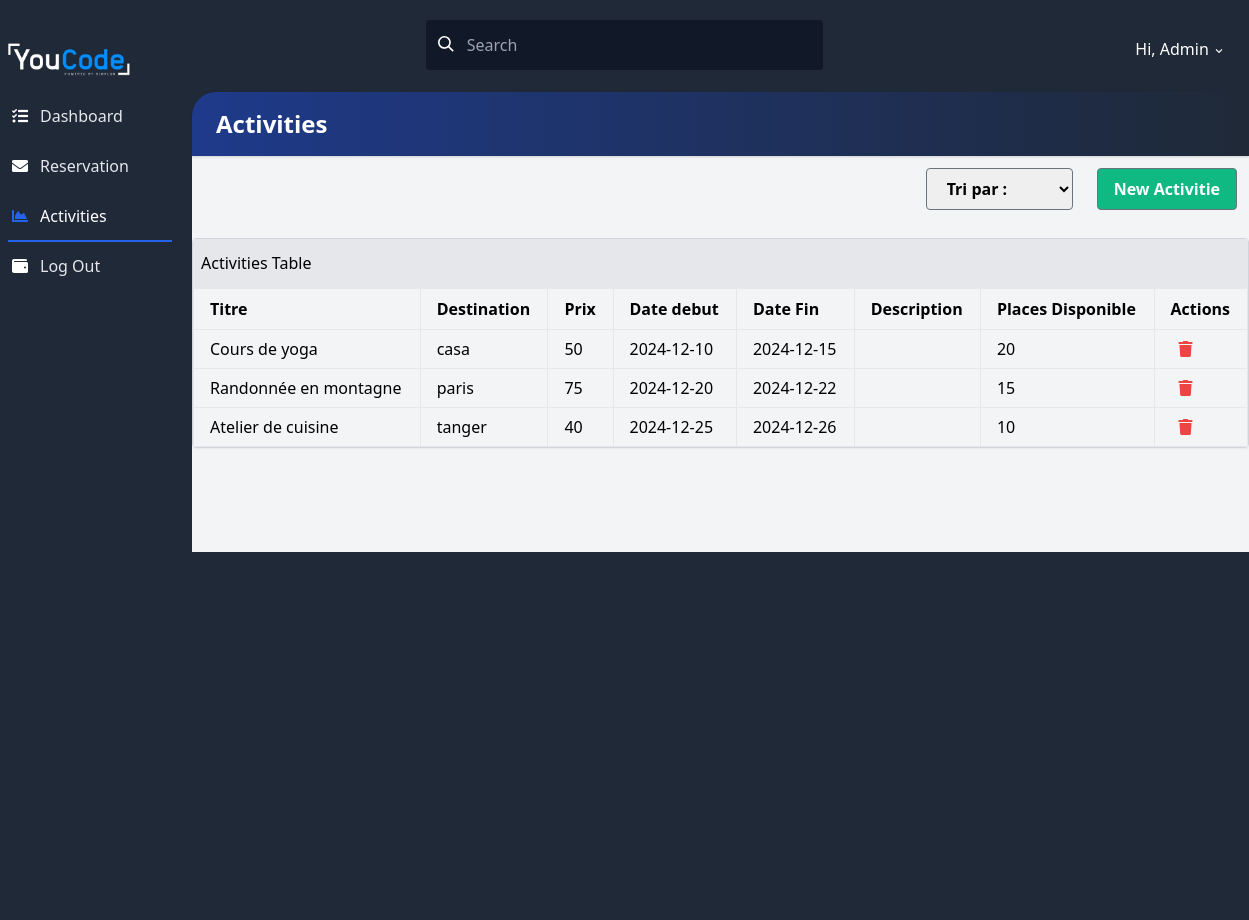
The page /code/activities.php on the database its author committed.
### tables this page shows
create table IF NOT EXISTS activites(
id_activite INT  primary key not null auto_increment,
titre varchar(150),
description text,
destination varchar(100),
prix decimal(10.2) not null,
date_debut date,
date_fin date ,
places_disponibles INT not null 
);

### code/activities.php (the view, shortened to what this page needs)
<?php
require("connection.php");
?>
<!DOCTYPE html>
<html lang="en">
<head>
    <link rel="stylesheet" href="https://use.fontawesome.com/releases/v5.3.1/css/all.css">
    <link rel="stylesheet" href="https://unpkg.com/tailwindcss@2.2.19/dist/tailwind.min.css" />
    <link href="https://afeld.github.io/emoji-css/emoji.css" rel="stylesheet">
</head>
<body class="bg-gray-800 font-sans leading-normal tracking-normal mt-12">
    <header>
        <nav aria-label="menu nav" class="bg-gray-800 pt-2 md:pt-1 pb-1 px-1 mt-0 h-auto fixed w-full z-20 top-0 ">
            <div class="flex flex-wrap items-center">
            <div class="flex flex-shrink md:w-1/3 justify-center md:justify-start text-white">
                    <a href="#" aria-label="Home">
                        <span class="text-xl pl-2"><img src="../assets/youcode.png" alt="logo" width="130"></span>
                    </a>
                </div>
                <div class="flex flex-1 md:w-1/3 justify-center md:justify-start text-white px-2 pt-4">
                    <span class="relative w-full">
                        <form action="">
                        <input aria-label="search" type="search" id="search" placeholder="Search"
                            class="w-full bg-gray-900 text-white transition border border-transparent focus:outline-none focus:border-gray-400 rounded py-3 px-2 pl-10 appearance-none leading-normal">
                            <div class="absolute search-icon" style="top: 1rem; left: .8rem;">
                            <svg class="fill-current pointer-events-none text-white w-4 h-4"
                                xmlns="http://www.w3.org/2000/svg" viewBox="0 0 20 20">
                                <path
                                    d="M12.9 14.32a8 8 0 1 1 1.41-1.41l5.35 5.33-1.42 1.42-5.33-5.34zM8 14A6 6 0 1 0 8 2a6 6 0 0 0 0 12z">
                                </path>
                            </svg>
                        </div>
                        </form>
                    </span>
                </div>
                <div class="flex w-full pt-2 content-center justify-between md:w-1/3 md:justify-end">
                    <ul class="list-reset flex justify-between flex-1 md:flex-none items-center">
                        <li class="flex-1 md:flex-none md:mr-3">
                            <div class="relative inline-block">
                                <button onclick="toggleDD('myDropdown')" class="drop-button text-white py-2 px-2"> <span
                                        class="pr-2"><i class="em em-robot_face"></i></span> Hi, Admin <svg
                                        class="h-3 fill-current inline" xmlns="http://www.w3.org/2000/svg"
                                        viewBox="0 0 20 20">
                                        <path
                                            d="M9.293 12.95l.707.707L15.657 8l-1.414-1.414L10 10.828 5.757 6.586 4.343 8z" />
                                    </svg></button>
                            </div>
                        </li>
                    </ul>
                </div>
            </div>
        </nav>
    </header>
    <main class="">
        <div class="flex flex-col md:flex-row">
            <nav aria-label="alternative nav">
                <div
                    class="bg-gray-800  h-20 fixed bottom-0 mt-12 md:relative md:h-screen z-10 w-full md:w-48 content-center">
                    <div
                        class="md:mt-20 md:w-48 md:fixed md:left-0 md:top-0 content-center md:content-start text-left justify-between">
                        <ul
                            class="list-reset flex flex-row md:flex-col pt-3 md:py-3 px-1 md:px-2 text-center md:text-left">
                            <li class="mr-3 flex-1">
                                <a href="../index.php"
                                    class="block py-1 md:py-3 pl-1 align-middle text-white no-underline hover:text-white border-b-2 border-gray-800 hover:border-pink-500">
                                    <i class="fas fa-tasks pr-0 md:pr-3"></i><span
                                        class="pb-1 md:pb-0 text-xs md:text-base text-gray-400 md:text-gray-200 block md:inline-block">Dashboard</span>
                                </a>
                            </li>
                            <li class="mr-3 flex-1">
                                <a href="./reservations.php"
                                    class="block py-1 md:py-3 pl-1 align-middle text-white no-underline hover:text-white border-b-2 border-gray-800 hover:border-purple-500">
                                    <i class="fa fa-envelope pr-0 md:pr-3"></i><span
                                        class="pb-1 md:pb-0 text-xs md:text-base text-gray-400 md:text-gray-200 block md:inline-block">Reservation</span>
                                </a>
                            </li>
                            <li class="mr-3 flex-1">
                                <a href="activities.php"
                                    class="block py-1 md:py-3 pl-1 align-middle text-white no-underline hover:text-white border-b-2 border-blue-600">
                                    <i class="fas fa-chart-area pr-0 md:pr-3 text-blue-600"></i><span
                                        class="pb-1 md:pb-0 text-xs md:text-base text-white md:text-white block md:inline-block">Activities</span>
                                </a>
                            </li>
                            <li class="mr-3 flex-1 ">
                                <a href="#"
                                    class="block py-1 md:py-3 pl-0 md:pl-1 align-middle text-white no-underline hover:text-white border-b-2 border-gray-800 hover:border-red-500">
                                    <i class="fa fa-wallet pr-0 md:pr-3"></i><span
                                        class="pb-1 md:pb-0 text-xs md:text-base text-gray-400 md:text-gray-200 block md:inline-block ">Log Out</span>
                                </a>
                            </li>
                        </ul>
                    </div>
                </div>
            </nav>
            <section class=" w-full ">
                <div id="main" class="main-content flex-1 bg-gray-100 mt-12 md:mt-2 pb-24 w-full">
                    <div class="bg-gray-800 pt-3">
                        <div
                            class="rounded-tl-3xl bg-gradient-to-r from-blue-900 to-gray-800 p-4 shadow text-2xl text-white">
                            <h1 class="font-bold pl-2">Activities</h1>
                        </div>
                    </div>
                    <div class='flex flex-1  flex-col md:flex-row lg:flex-row '>
                        <div
                            class="mb-2 flex items-center justify-end w-full ">
                            <div class="p-3">
                                <select name="" id=""class=" text-black font-bold py-2 px-4 rounded border border-gray-500">                                >
                                    <option value="" select>Tri par : </option>
                                </select>
                            </div>
                            <div class="p-3">
                                <button id="open-form"
                                    class="bg-green-500 hover:bg-green-700 text-white font-bold py-2 px-4 rounded border border-gray-500">
                                    New Activitie
                                </button>
                            </div>
                        </div>
                    </div>
                    <div class="flex flex-row flex-wrap flex-grow mt-2 w-full ">
                        <div class="flex flex-col   w-full ">
                            <div class="mb-2 border border-gray-300 rounded shadow-sm w-full">
                                <div class="bg-gray-200 px-2 py-3 border-b">
                                    Activities Table
                                </div>
                                <div class=" overflow-x-auto">
                                    <table class="table-auto w-full min-w-max border-collapse border">
                                        <thead>
                                            <tr>
                                                <th class="border px-4 py-2 text-left text-sm md:text-base">Titre</th>
                                                <th class="border px-4 py-2 text-left text-sm md:text-base">Destination</th>
                                                <th class="border px-4 py-2 text-left text-sm md:text-base">Prix</th>
                                                <th class="border px-4 py-2 text-left text-sm md:text-base">Date debut
                                                </th>
                                                <th class="border px-4 py-2 text-left text-sm md:text-base">Date Fin</th>
                                                <th class="border px-4 py-2 text-left text-sm md:text-base">
                                                Description</th>
                                                <th class="border px-4 py-2 text-left text-sm md:text-base">Places Disponible</th>
                                                <th class="border px-4 py-2 text-left text-sm md:text-base">Actions</th>
                                            </tr>
                                        </thead>
                                        <tbody>
                                            <?php
                                            $sql="SELECT *  FROM activites";
                                            $result = $connect->query($sql);
                                            if($result->num_rows > 0){
                                            while($row = $result->fetch_assoc()){
                                                echo "<tr>";
                                                echo "<td class='border px-4 py-2'> {$row['titre']}</td>";
                                                echo "<td class='border px-4 py-2'> {$row['destination']}</td>";
                                                echo "<td class='border px-4 py-2'> {$row['prix']}</td>";
                                                echo "<td class='border px-4 py-2'> {$row['date_debut']}</td>";
                                                echo "<td class='border px-4 py-2'> {$row['date_fin']}</td>";
                                                echo "<td class='border px-4 py-2'> {$row['description']}</td>";
                                                echo "<td class='border px-4 py-2'> {$row['places_disponibles']}</td>";
                                                echo "<td class='border px-4 py-2'>
                                                    <a href='activities.php?delete_id={$row['id_activite']}' class='bg-teal-300 cursor-pointer rounded p-1 mx-1 text-red-500'>
                                                        <i class='fas fa-trash'></i>
                                                    </a>
                                                </td>";
                                                echo "</tr>";
                                            }
                                        }
                                            ?>
                                        </tbody>
                                    </table>
                                </div>
                            </div>
                        </div>
                    </div>
                </div>
            </section>
        </div>
    </main>
</body>
</html>

### rows shown on the page
activites: titre "Cours de yoga", destination "casa", prix "50", date_debut "2024-12-10", date_fin "2024-12-15", places_disponibles "20"
activites: titre "Randonnée en montagne", destination "paris", prix "75", date_debut "2024-12-20", date_fin "2024-12-22", places_disponibles "15"
activites: titre "Atelier de cuisine", destination "tanger", prix "40", date_debut "2024-12-25", date_fin "2024-12-26", places_disponibles "10"
